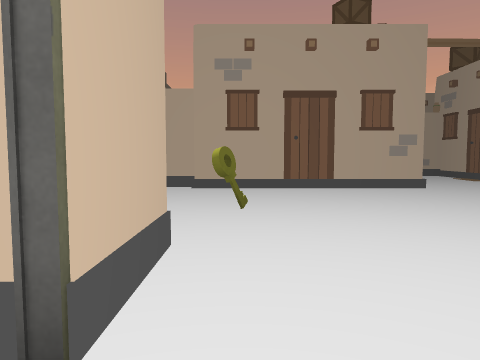
[1] (above)

24 first-person views from a walk through a 3-D level made in the Unity game engine. The camera is 1.4 m above the floor, tilts 4° down and sees 70° across. The floor is counted in squares, 2 m on a side. Each view is taken from the middle of a square. On the plan, view 1 faces up. The plan holds only what a view shows up to about 11 squares ahead; the rest is blank. The place goes on beyond the plan. The player is left out. Door leaves are left out, so doorways stand open. Some surface patterns are stand-ins.

[2]
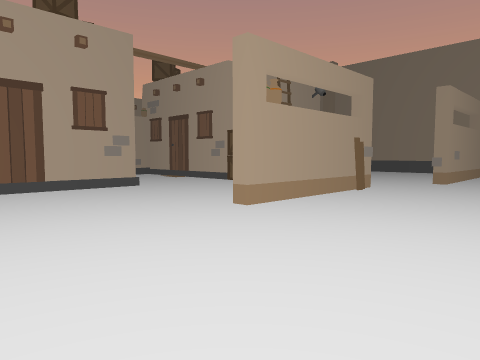

[3]
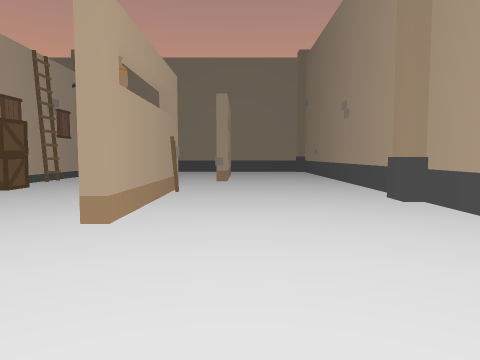

[4]
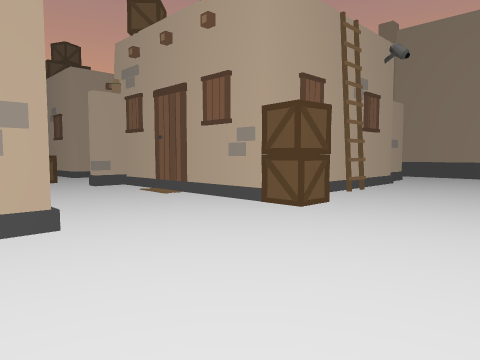

[5]
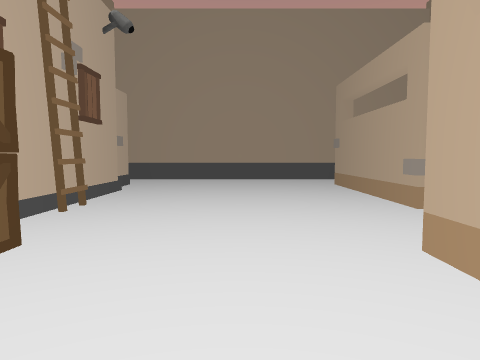

[6]
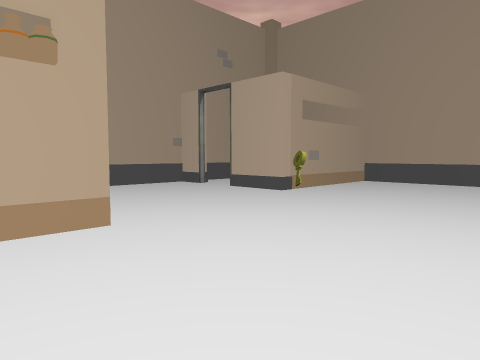

[7]
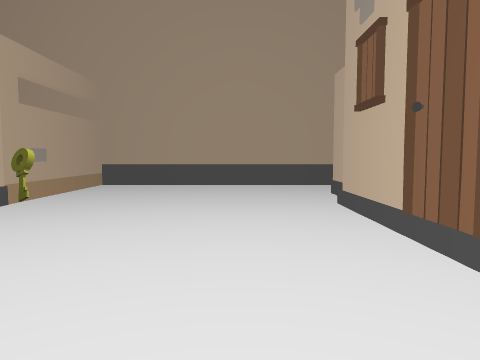

[8]
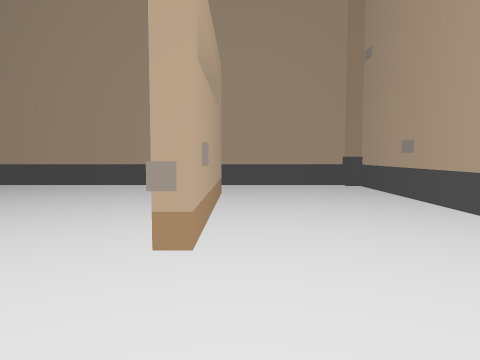

[9]
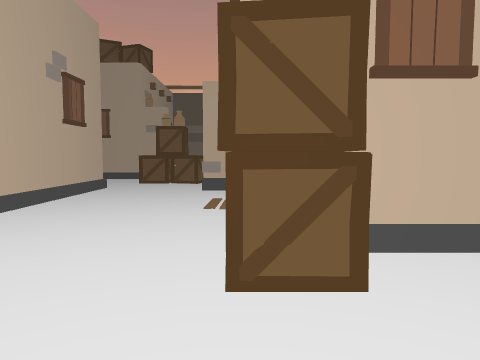

[10]
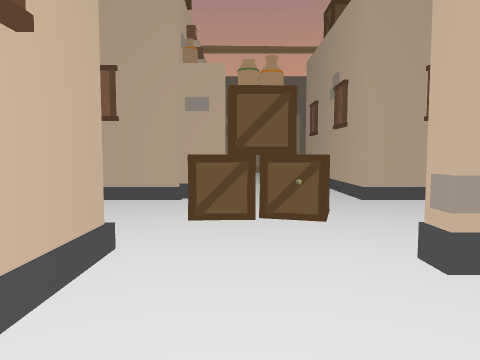

[11]
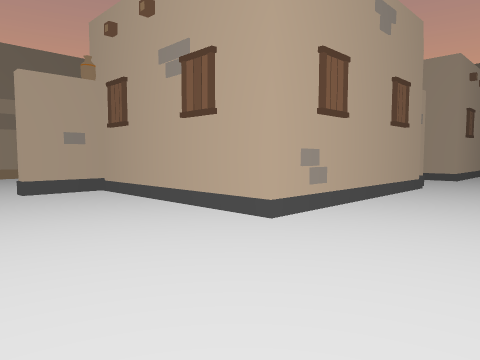

[12]
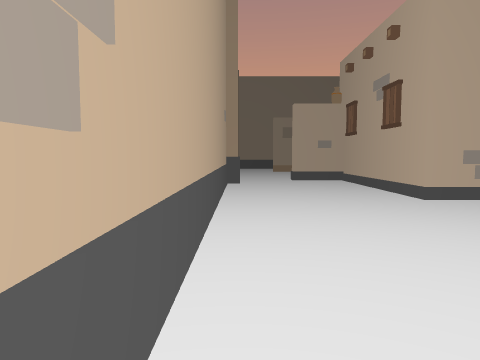

[13]
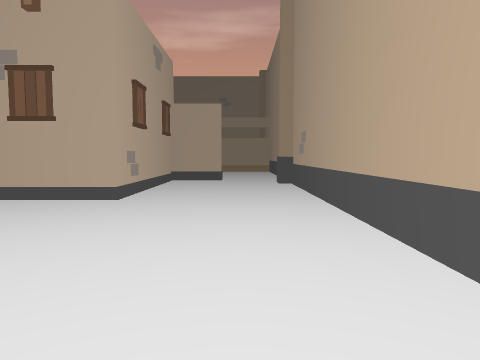

[14]
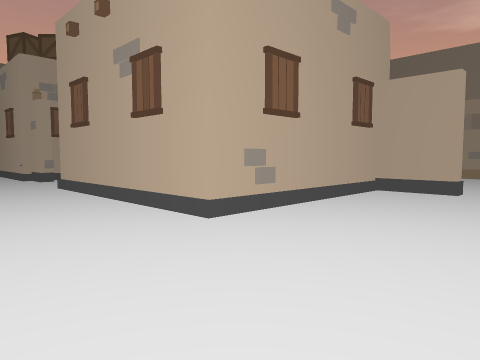

[15]
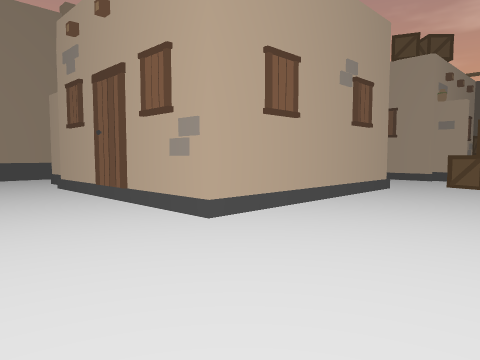

[16]
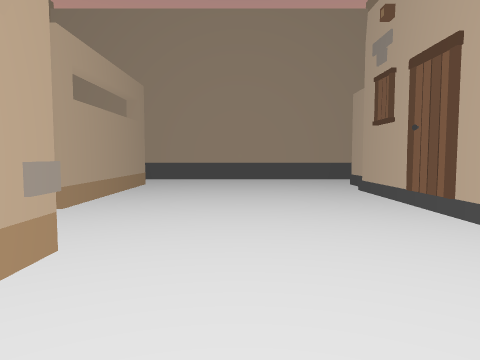

[17]
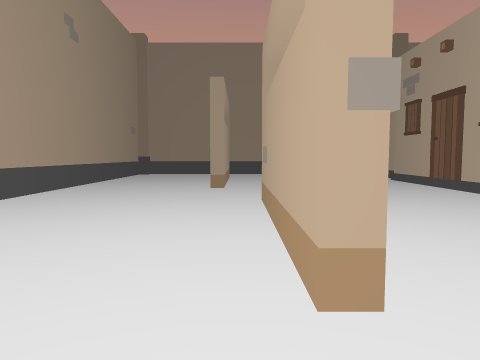

[18]
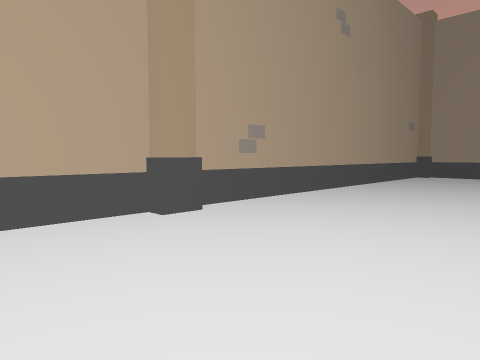

[19]
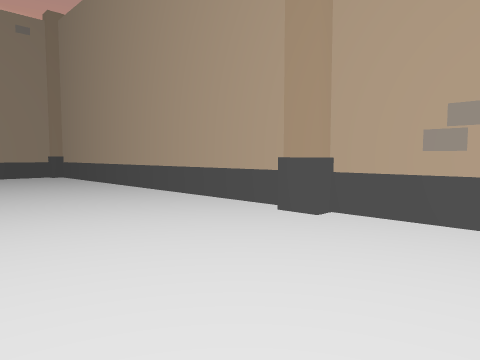

[20]
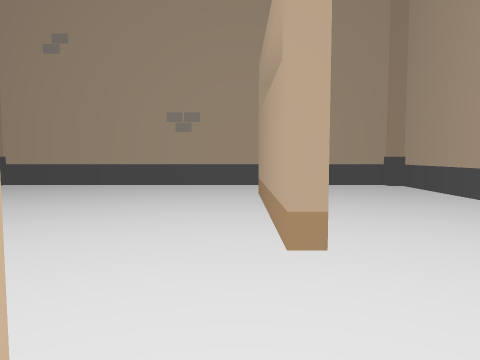

[21]
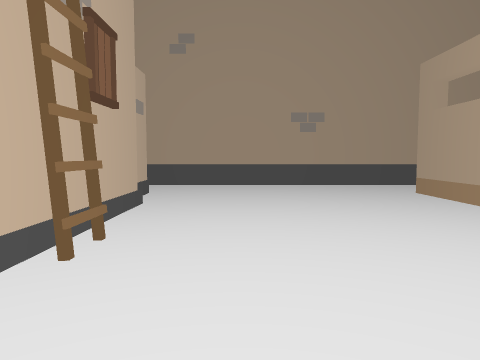

[22]
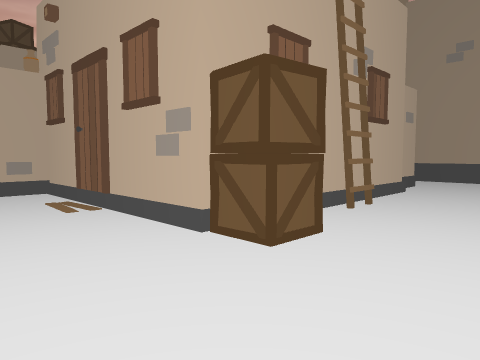

[23]
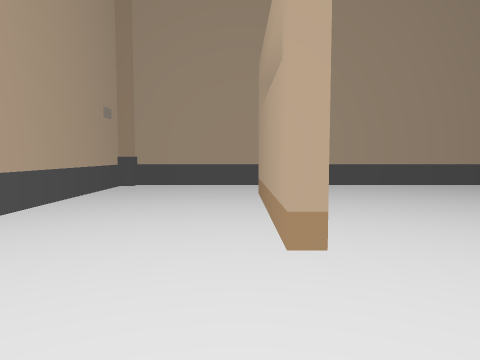

[24]
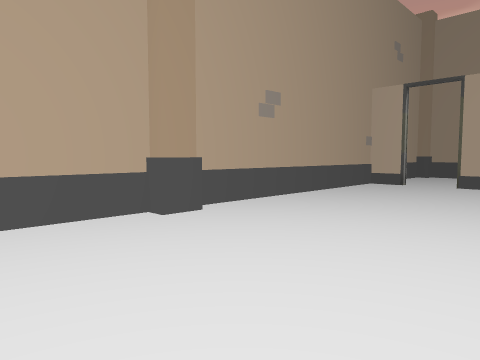

### Floor plan
Key: @ floor where view 1 was taken; # wall or solid block; . floor; D open door; = window, fence, low wall or low ledge; B building; K key; A box; P plank; O other object.
Columns run from 5 left of view 1 to 16 right of it. Each row starts with its distance up from view 1.
 29 ######################
 28 #....................#
 27 #....................#
 26 #....................#
 25 #..####........####..#
 24 #........###O........#
 23 #....................#
 22 #....................#
 21 #........A...........#
 20 #..##### B..#######..#
 19 ##..#    #..#
 18 #...#    #..#
 17 #...#   ##..#
 16 #...#####O..###
 15 #.............
 14 #.........AA.
 13 #..........=..
 12 #...B#####.O###
 11 #...##   #..#
 10 #...#    #..#
  9 ##..#    #..##
  8 #..#######..B######..#
  7 #...........A........#
  6 #....................#
  5 #....................#
  4 #....................#
  3 #....K...O##P..O.....#
  2 #### ..........O###..#
  1  # .D................#
  0  #. D@...............#
 -1  #####################

Where each view was taken, in squares from view 1:
view 1: 0 up, 0 right, facing up
view 2: 0 up, 0 right, facing up-right
view 3: 2 up, 0 right, facing right
view 4: 4 up, 3 right, facing up-right
view 5: 5 up, 5 right, facing right
view 6: 7 up, 5 right, facing down-left
view 7: 6 up, 4 right, facing left
view 8: 2 up, 7 right, facing right
view 9: 5 up, 7 right, facing up
view 10: 10 up, 5 right, facing up
view 11: 13 up, 4 left, facing up-right
view 12: 10 up, 4 left, facing up
view 13: 18 up, 3 left, facing down
view 14: 15 up, 4 left, facing down-right
view 15: 23 up, 4 right, facing down-right
view 16: 23 up, 5 right, facing right
view 17: 25 up, 2 right, facing right
view 18: 25 up, 3 right, facing up-right
view 19: 25 up, 8 right, facing up-left
view 20: 25 up, 4 right, facing left
view 21: 22 up, 4 right, facing left
view 22: 23 up, 6 right, facing down-left
view 23: 26 up, 7 right, facing right
view 24: 3 up, 8 right, facing down-left
